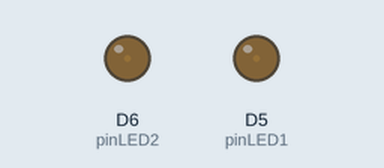
This sketch was run on a simulated ESP8266 (Wemos D1 mini). On the bench: output pins drawn as LEDs (lit = HIGH).

Above: at 0.05 s.
At 1.15 s:
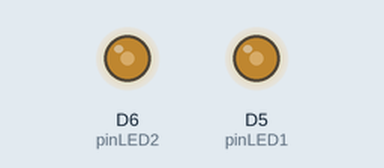
At 2.3 s:
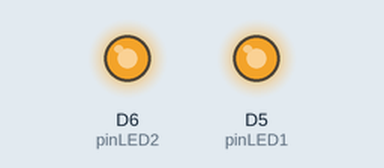
At 4.55 s:
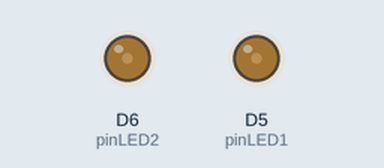
Timing chart, 0 to 6.6 s (numbered marks = the images above):
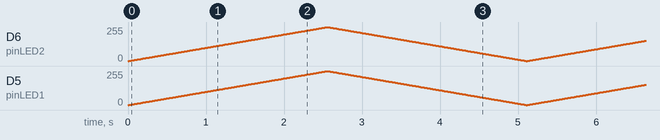

The sketch:

ex_pwm1.ino
```cpp
// board : wemos d1 r1
#define MAX_PWM 255

#define pinLED1 D5
#define pinLED2 D6

void setup(){}
//Don't need to set pinMode() at pwm

void loop()
{
  for(int i = 0; i < MAX_PWM; i++)  // 0 ~ 254
  {
    analogWrite(pinLED1, i);
    analogWrite(pinLED2, i);
    delay(10); // 255번 * 10ms -> 약 2.5s
  }
  for(int i = 0; i < MAX_PWM; i++)  // 255 ~ 1
  {
    analogWrite(pinLED1, MAX_PWM - i);
    analogWrite(pinLED2, MAX_PWM - i);
    delay(10);
  }
}
```
